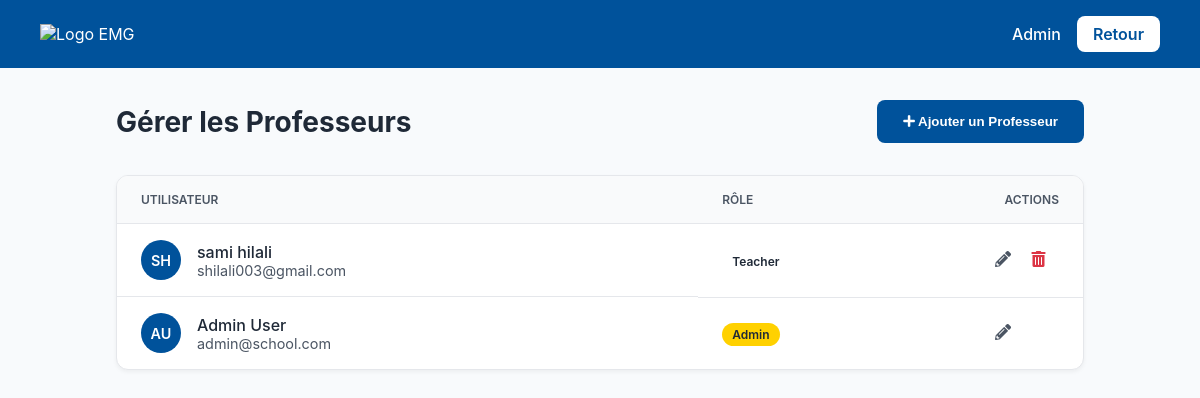
The page /manage_teachers.php (signed in) on the database as committed earlier.
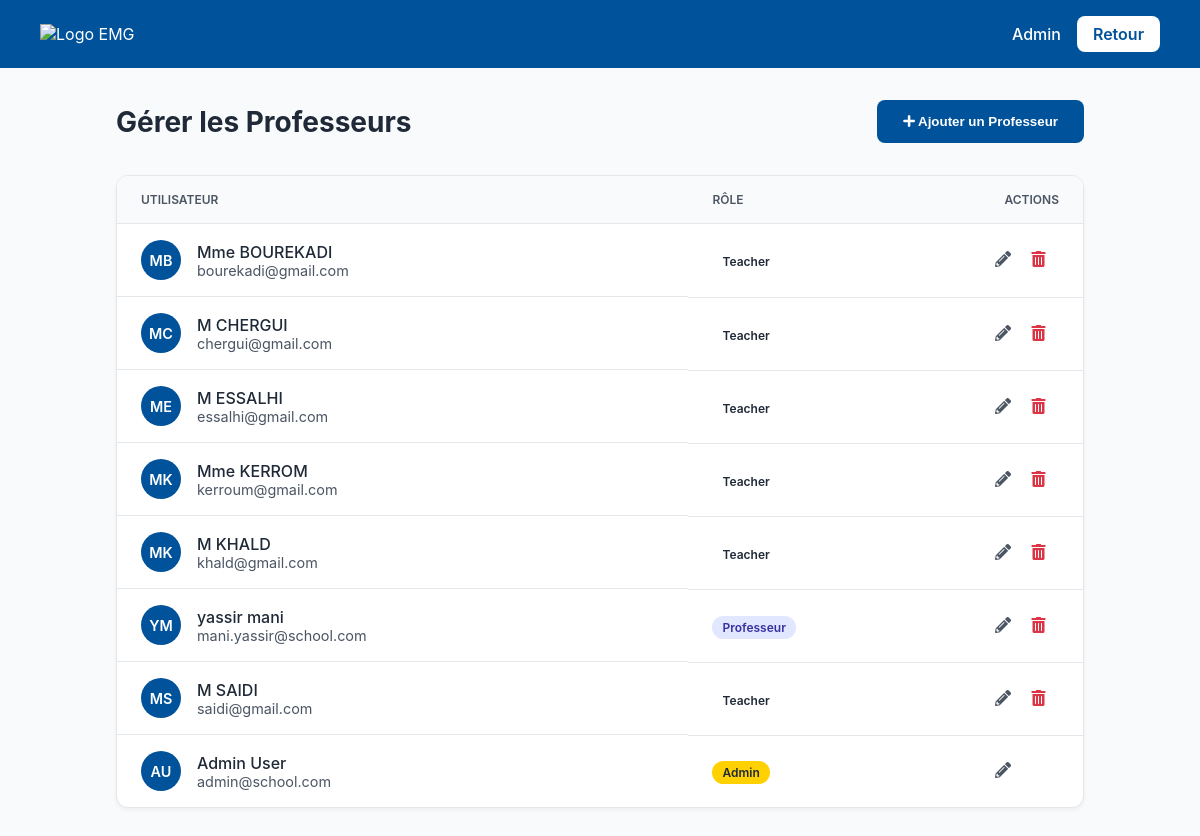
The same page on the database as committed later.
### tables this page shows
CREATE TABLE `teachers` (
  `teacher_id` int(11) NOT NULL,
  `first_name` varchar(100) NOT NULL,
  `last_name` varchar(100) NOT NULL,
  `email` varchar(255) NOT NULL,
  `password` varchar(255) NOT NULL,
  `role` varchar(50) NOT NULL DEFAULT 'teacher'
);

### manage_teachers.php (the view, shortened to what this page needs)
<?php
include 'db_connect.php';
$teachers_result = mysqli_query($conn, "SELECT teacher_id, first_name, last_name, email, role FROM teachers ORDER BY last_name, first_name");
?>
<!DOCTYPE html>
<html lang="fr">
<head>
    <link rel="stylesheet" href="https://cdnjs.cloudflare.com/ajax/libs/font-awesome/5.15.4/css/all.min.css">
</head>
<body>
    <header class="emg-header">
        <div class="logo"><img src="assets/logo-emg.png" alt="Logo EMG"></div>
        <div class="user-info">
            <span><?php echo htmlspecialchars($_SESSION['teacher_name']); ?></span>
            <a href="dashboard.php" class="btn-logout">Retour</a>
        </div>
    </header>
    <main class="page-container">
        <div class="page-header">
            <h1>Gérer les Professeurs</h1>
            <button id="open-add-modal-btn" class="btn btn-primary"><i class="fas fa-plus"></i> Ajouter un Professeur</button>
        </div>
        <div class="table-container">
            <table class="data-table">
                <thead><tr><th>Utilisateur</th><th>Rôle</th><th style="width: 120px; text-align: right;">Actions</th></tr></thead>
                <tbody>
                    <?php while($teacher = mysqli_fetch_assoc($teachers_result)): ?>
                    <?php
                        $firstNameInitial = !empty($teacher['first_name']) ? mb_substr($teacher['first_name'], 0, 1) : '';
                        $lastNameInitial = !empty($teacher['last_name']) ? mb_substr($teacher['last_name'], 0, 1) : '';
                        $initials = $firstNameInitial . $lastNameInitial;
                    ?>
                    <tr>
                        <td class="user-cell">
                            <div class="avatar"><?php echo htmlspecialchars(strtoupper($initials)); ?></div>
                            <div class="user-details">
                                <span class="user-name"><?php echo htmlspecialchars($teacher['first_name'] . ' ' . $teacher['last_name']); ?></span>
                                <span class="user-email"><?php echo htmlspecialchars($teacher['email']); ?></span>
                            </div>
                        </td>
                        <td><span class="role-badge role-<?php echo htmlspecialchars($teacher['role']); ?>"><?php echo htmlspecialchars($teacher['role']); ?></span></td>
                        <td class="actions-cell">
                            <button class="btn-icon edit-teacher-btn" title="Modifier"
                                    data-id="<?php echo $teacher['teacher_id']; ?>"
                                    data-first_name="<?php echo htmlspecialchars($teacher['first_name'], ENT_QUOTES); ?>"
                                    data-last_name="<?php echo htmlspecialchars($teacher['last_name'], ENT_QUOTES); ?>"
                                    data-email="<?php echo htmlspecialchars($teacher['email'], ENT_QUOTES); ?>"
                                    data-role="<?php echo $teacher['role']; ?>">
                                <i class="fas fa-pencil-alt"></i>
                            </button>
                            <?php if ($teacher['teacher_id'] != 1):  ?>
                            <a href="delete.php?type=teacher&id=<?php echo $teacher['teacher_id']; ?>" class="btn-icon btn-danger" title="Supprimer" onclick="return confirm('Êtes-vous sûr de vouloir supprimer cet utilisateur ?')">
                                <i class="fas fa-trash-alt"></i>
                            </a>
                            <?php endif; ?>
                        </td>
                    </tr>
                    <?php endwhile; ?>
                </tbody>
            </table>
        </div>
    </main>
</body>
</html>

### manage_teachers.php (style rules this page uses)
:root { --emg-blue: #00529b; --emg-yellow: #ffd100; --danger-color: #dc3545; --text-light: #ffffff; --background-light: #f8fafc; --border-color: #e5e7eb; --text-dark: #1f2937; --text-medium: #4b5563; }
* { box-sizing: border-box; margin: 0; padding: 0; }
body { font-family: -apple-system, BlinkMacSystemFont, "Segoe UI", Roboto, Helvetica, Arial, sans-serif; background-color: var(--background-light); color: var(--text-dark); }
.emg-header { display: flex; justify-content: space-between; align-items: center; padding: 16px 40px; background-color: var(--emg-blue); color: var(--text-light); }
.emg-header .logo img { height: 40px; }
.user-info { display: flex; align-items: center; gap: 16px; }
.user-info span { font-weight: 500; }
.btn-logout { display: inline-block; padding: 8px 16px; background-color: var(--text-light); color: var(--emg-blue); text-decoration: none; border-radius: 8px; font-weight: 600; transition: background-color 0.2s, color 0.2s; }
.page-container { max-width: 1000px; margin: 2rem auto; padding: 0 1rem; }
.page-header { display: flex; justify-content: space-between; align-items: center; margin-bottom: 2rem; }
.page-header h1 { font-size: 28px; font-weight: 700; }
.btn { padding: 0.75rem 1.5rem; border-radius: 8px; text-decoration: none; font-weight: 600; border: 2px solid transparent; transition: all 0.2s; cursor: pointer; }
.btn-primary { background-color: var(--emg-blue); color: var(--text-light); }
.table-container { background-color: #fff; border-radius: 12px; border: 1px solid var(--border-color); box-shadow: 0 2px 4px rgba(0,0,0,0.05); overflow: hidden; }
.data-table { width: 100%; border-collapse: collapse; }
.data-table th, .data-table td { padding: 1rem 1.5rem; text-align: left; border-bottom: 1px solid var(--border-color); }
.data-table thead th { background-color: #f9fafb; font-weight: 600; font-size: 12px; text-transform: uppercase; color: var(--text-medium); }
.data-table tbody tr:last-child td { border-bottom: none; }
.user-cell { display: flex; align-items: center; gap: 1rem; }
.avatar { width: 40px; height: 40px; border-radius: 50%; background-color: var(--emg-blue); color: var(--text-light); display: flex; align-items: center; justify-content: center; font-weight: 600; font-size: 0.9rem; }
.user-details { display: flex; flex-direction: column; }
.user-name { font-weight: 500; }
.user-email { font-size: 0.9rem; color: var(--text-medium); }
.role-badge { padding: 4px 10px; border-radius: 16px; font-size: 12px; font-weight: 600; text-transform: capitalize; }
.role-admin { background-color: var(--emg-yellow); color: var(--text-dark); }
.role-professeur { background-color: #e0e7ff; color: #3730a3; }
.actions-cell { text-align: right; }
.btn-icon { background: none; border: none; cursor: pointer; color: var(--text-medium); padding: 0.5rem; border-radius: 50%; font-size: 1rem; }
.btn-danger { color: var(--danger-color); }

Rows that differ between the two databases and show on the page:
removed teachers: initials "SH", first_name+last_name "sami hilali", email "shilali003@gmail.com", role "Teacher"
added teachers: initials "MB", first_name+last_name "Mme BOUREKADI", email "bourekadi@gmail.com", role "Teacher"
added teachers: initials "MC", first_name+last_name "M CHERGUI", email "chergui@gmail.com", role "Teacher"
added teachers: initials "ME", first_name+last_name "M ESSALHI", email "essalhi@gmail.com", role "Teacher"
added teachers: initials "MK", first_name+last_name "Mme KERROM", email "kerroum@gmail.com", role "Teacher"
added teachers: initials "MK", first_name+last_name "M KHALD", email "khald@gmail.com", role "Teacher"
added teachers: initials "YM", first_name+last_name "yassir mani", email "mani.yassir@school.com", role "Professeur"
added teachers: initials "MS", first_name+last_name "M SAIDI", email "saidi@gmail.com", role "Teacher"
